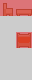

Below is a game level as drawn by its tile map, then a one-line description and the .tmx file that defines it, in full:
An orthogonal 2x5 tile map with 16x16 px tiles, 3 tile layers (Ground, Objects, Collision Layer), 2 tilesets.

<map version="1.0" tiledversion="1.0.3" orientation="orthogonal" renderorder="left-down" width="2" height="5" tilewidth="16" tileheight="16" nextobjectid="1">
 <tileset firstgid="1" source="base_tileset.tsx" />
 <tileset firstgid="1768" source="red_collision_box.tsx" />
 <layer name="Ground" width="2" height="5">
  <data encoding="csv">
1487,1487,
1487,1487,
1487,1487,
1487,1487,
1487,1487
</data>
 </layer>
 <layer name="Objects" width="2" height="5">
  <data encoding="csv">
250,304,
0,0,
0,244,
0,0,
0,0
</data>
 </layer>
 <layer name="Collision Layer" width="2" height="5" opacity="0.5">
  <data encoding="csv">
1768,1768,
0,0,
0,1768,
0,0,
0,0
</data>
 </layer>
</map>
